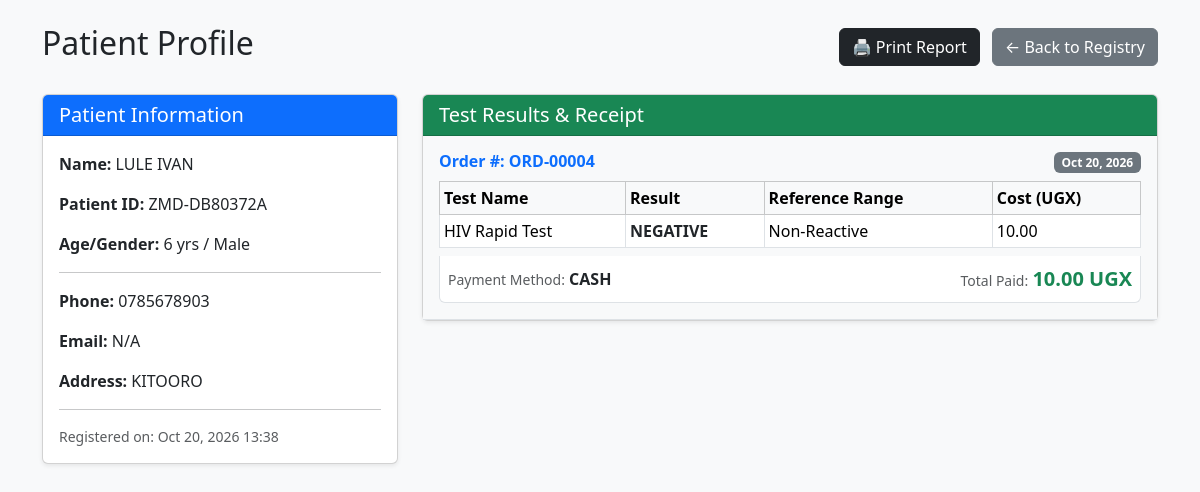
The page /patients/view/4/ (signed in) on the database its author committed.
### patients/models.py (models this page shows, shortened)
class Patient(models.Model):
    class Gender(models.TextChoices):
        MALE = 'M', 'Male'
        FEMALE = 'F', 'Female'
        OTHER = 'O', 'Other'
    patient_id = models.CharField(max_length=20, unique=True, editable=False)
    first_name = models.CharField(max_length=100)
    last_name = models.CharField(max_length=100)
    date_of_birth = models.DateField()
    gender = models.CharField(max_length=1, choices=Gender.choices)
    phone = models.CharField(max_length=20)
    email = models.EmailField(blank=True)
    address = models.TextField(blank=True)
    national_id = models.CharField(max_length=50, blank=True)
    created_at = models.DateTimeField(auto_now_add=True)
    created_by = models.ForeignKey(User, on_delete=models.SET_NULL, null=True)
    @property
    def full_name(self):
        return f"{self.first_name} {self.last_name}"
    @property
    def age(self):
        from datetime import date
        today = date.today()
        return today.year - self.date_of_birth.year - (
            (today.month, today.day) < (self.date_of_birth.month, self.date_of_birth.day)
        )

### laboratory/models.py (models this page shows, shortened)
class TestOrder(models.Model):
    class Status(models.TextChoices):
        PENDING = 'PENDING', 'Pending'
        COLLECTED = 'COLLECTED', 'Sample Collected'
        IN_PROGRESS = 'IN_PROGRESS', 'In Progress'
        COMPLETED = 'COMPLETED', 'Completed'
        CANCELLED = 'CANCELLED', 'Cancelled'
    class Priority(models.TextChoices):
        ROUTINE = 'ROUTINE', 'Routine'
        URGENT = 'URGENT', 'Urgent'
        STAT = 'STAT', 'STAT'
    class PaymentMethod(models.TextChoices):
        CASH = 'CASH', 'Cash'
        MOBILE = 'MOBILE', 'Mobile Money'
        INSURANCE = 'INSURANCE', 'Insurance'
        CARD = 'CARD', 'Credit/Debit Card'
    order_number = models.CharField(max_length=20, unique=True, editable=False, blank=True)
    patient = models.ForeignKey(Patient, on_delete=models.PROTECT, related_name='orders')
    ordered_by = models.ForeignKey(
        User, on_delete=models.PROTECT, related_name='orders_created'
    )
    tests = models.ManyToManyField(LabTest, through='OrderItem', related_name='orders')
    status = models.CharField(max_length=15, choices=Status.choices, default=Status.PENDING)
    priority = models.CharField(max_length=10, choices=Priority.choices, default=Priority.ROUTINE)
    payment_method = models.CharField(max_length=15, choices=PaymentMethod.choices, default=PaymentMethod.CASH)
    clinical_notes = models.TextField(blank=True)
    created_at = models.DateTimeField(auto_now_add=True)
    updated_at = models.DateTimeField(auto_now=True)
    class Meta:
        ordering = ['-created_at']
    @property
    def total_amount(self):
        return sum(item.price for item in self.orderitem_set.all())

class OrderItem(models.Model):
    order = models.ForeignKey(TestOrder, on_delete=models.CASCADE)
    test = models.ForeignKey(LabTest, on_delete=models.PROTECT)
    price = models.DecimalField(max_digits=10, decimal_places=2, blank=True, null=True)

class LabTest(models.Model):
    code = models.CharField(max_length=20, unique=True)
    name = models.CharField(max_length=200)
    category = models.ForeignKey(TestCategory, on_delete=models.PROTECT, related_name='tests')
    price = models.DecimalField(max_digits=10, decimal_places=2)
    sample_type = models.CharField(max_length=50)  # Blood, Urine, Stool
    turnaround_hours = models.PositiveIntegerField(default=24)
    reference_range = models.CharField(max_length=200, blank=True)
    unit = models.CharField(max_length=30, blank=True)
    is_active = models.BooleanField(default=True)
    required_stock = models.ManyToManyField(StockItem, blank=True, help_text="Select strips/reagents used for this test")
    class Meta:
        ordering = ['code']

class TestResult(models.Model):
    order_item = models.OneToOneField(OrderItem, on_delete=models.CASCADE, related_name='result')
    value = models.CharField(max_length=200)
    unit = models.CharField(max_length=30, blank=True)
    reference_range = models.CharField(max_length=200, blank=True)
    is_abnormal = models.BooleanField(default=False)
    remarks = models.TextField(blank=True)
    performed_by = models.ForeignKey(User, on_delete=models.SET_NULL, null=True, blank=True, related_name='results_entered')
    verified_by = models.ForeignKey(User, on_delete=models.SET_NULL, null=True, blank=True, related_name='results_verified')
    verified_at = models.DateTimeField(null=True, blank=True)
    created_at = models.DateTimeField(auto_now_add=True)

### patients/views.py (the view)
# urls.py: path('view/<int:pk>/', views.patient_detail, name='detail'),
@login_required
def patient_detail(request, pk):
    patient = get_object_or_404(Patient, pk=pk)
    orders = TestOrder.objects.filter(patient=patient).order_by('-created_at')
    return render(request, 'patients/detail.html', {
        'patient': patient,
        'orders': orders
    })

### templates/patients/detail.html (shortened to what this page needs)
<!DOCTYPE html>
<html>
<head>
  <link href="https://cdn.jsdelivr.net/npm/bootstrap@5.3.3/dist/css/bootstrap.min.css" rel="stylesheet">
</head>
<body class="bg-light p-4">
  <div class="container">
    <div class="d-flex justify-content-between align-items-center mb-4 no-print">
      <h2>Patient Profile</h2>
      <div>
        <button onclick="window.print()" class="btn btn-dark me-2">🖨️ Print Report</button>
        <a href="{% url 'patients:list' %}" class="btn btn-secondary">← Back to Registry</a>
      </div>
    </div>
    <div class="row">
      <div class="col-md-4 mb-4">
        <div class="card shadow-sm">
          <div class="card-header bg-primary text-white">
            <h5 class="mb-0">Patient Information</h5>
          </div>
          <div class="card-body">
            <p><strong>Name:</strong> {{ patient.full_name }}</p>
            <p><strong>Patient ID:</strong> {{ patient.patient_id }}</p>
            <p><strong>Age/Gender:</strong> {{ patient.age }} yrs / {{ patient.get_gender_display }}</p>
            <hr>
            <p><strong>Phone:</strong> {{ patient.phone }}</p>
            <p><strong>Email:</strong> {{ patient.email|default:"N/A" }}</p>
            <p><strong>Address:</strong> {{ patient.address|default:"N/A" }}</p>
            <hr>
            <p class="text-muted small mb-0">Registered on: {{ patient.created_at|date:"M d, Y H:i" }}</p>
          </div>
        </div>
      </div>
      <div class="col-md-8">
        <div class="card shadow-sm">
          <div class="card-header bg-success text-white">
            <h5 class="mb-0">Test Results & Receipt</h5>
          </div>
          <div class="card-body p-0">
            {% for order in orders %}
              <div class="p-3 border-bottom bg-light">
                <div class="d-flex justify-content-between mb-2">
                  <h6 class="mb-0 text-primary"><strong>Order #: {{ order.order_number }}</strong></h6>
                  <span class="badge bg-secondary">{{ order.created_at|date:"M d, Y" }}</span>
                </div>
                <table class="table table-sm table-bordered mb-0 bg-white">
                  <thead class="table-light">
                    <tr>
                      <th>Test Name</th>
                      <th>Result</th>
                      <th>Reference Range</th>
                      <th>Cost (UGX)</th>
                    </tr>
                  </thead>
                  <tbody>
                    {% for item in order.orderitem_set.all %}
                      <tr>
                        <td>{{ item.test.name }}</td>
                        <td>
                          {% if item.result %}
                            <strong class="text-dark">{{ item.result.value }}</strong>
                          {% else %}
                            <span class="text-muted fst-italic">Pending...</span>
                          {% endif %}
                        </td>
                        <td>
                          {% if item.result.reference_range %}
                            {{ item.result.reference_range }}
                          {% else %}
                            {{ item.test.reference_range|default:"-" }}
                          {% endif %}
                        </td>
                        <td>{{ item.price }}</td>
                      </tr>
                    {% endfor %}
                  </tbody>
                </table>
                <div class="d-flex justify-content-between align-items-center mt-2 p-2 bg-white border border-top-0 rounded-bottom">
                    <div>
                        <span class="text-muted small">Payment Method:</span>
                        <strong class="text-uppercase">{{ order.get_payment_method_display }}</strong>
                    </div>
                    <div>
                        <span class="text-muted small">Total Paid:</span>
                        <strong class="fs-5 text-success">{{ order.total_amount }} UGX</strong>
                    </div>
                </div>
              </div>
            {% empty %}
              <div class="p-4 text-center text-muted">
                No tests have been ordered for this patient yet.
              </div>
            {% endfor %}
          </div>
        </div>
      </div>
    </div>
  </div>
</body>
</html>

### rows shown on the page
Patient: full_name "LULE IVAN", patient_id "ZMD-DB80372A", age "6", gender "Male", phone "0785678903", email "N/A", address "KITOORO", created_at "Oct 20, 2026 13:38"
TestOrder: order_number "ORD-00004", created_at "Oct 20, 2026", payment_method "CASH", total_amount "10.00"
OrderItem: test.name "HIV Rapid Test", result.value "NEGATIVE", test.reference_range "Non-Reactive", price "10.00"
